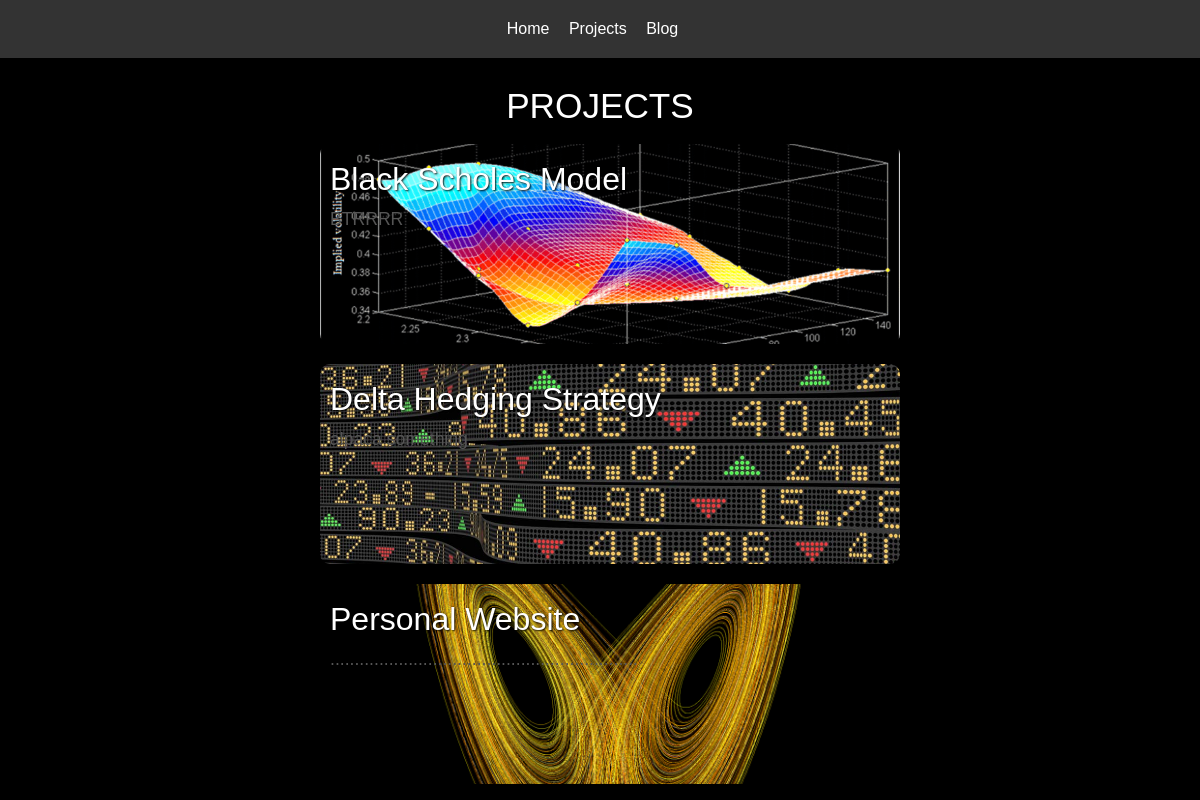
/projects/, run on the app's committed database.
### webapp/models.py (models this page shows, shortened)
class Project(models.Model):
    title = models.CharField(max_length=200)  # Title of the project
    description = models.TextField()  # Project description
    content = models.TextField(default='')  # Full project content
    created_at = models.DateTimeField(auto_now_add=True)  # Timestamp for when the project was created
    background_image = models.ImageField(upload_to='project_backgrounds/', blank=True, null=True)  # Background image
    def get_absolute_url(self):
        return f'/projects/{self.id}/'

### webapp/views.py (the view)
# urls.py: path('projects/', views.projects, name='projects'),
def projects(request):
    projects = Project.objects.all()  # Fetch all projects from the database
    context = {'projects': projects}
    return render(request, 'projects/projects.html', context)

### webapp/templates/projects/projects.html (shortened to what this page needs)
{% extends 'base.html' %}
{% load static %}
{% block content %}
<section class="projects-page">
    <div class="projects">
        <h1 class="project-title">PROJECTS</h1>
        <ul class="project-list">
            {% for project in projects %}
                <li class="project-item" style="background-image: url('{% if project.background_image %}{{ project.background_image.url }}{% endif %}');">
                    <h2><a href="{{ project.get_absolute_url }}">{{ project.title }}</a></h2>
                    <p>{{ project.description }}</p>
                </li>
            {% endfor %}
        </ul>
    </div>
</section>
{% endblock %}

### webapp/static/css/style.css (style rules this page uses)
body { font-family: 'Roboto', sans-serif; font-weight: 400; color: #333; line-height: 1.6; }
h1, h2, h3 { font-weight: 500; text-shadow: 1px 1px 2px rgba(0, 0, 0, 0.9); }
button, a, nav { font-weight: 500; }
* { margin: 0; padding: 0; box-sizing: border-box; }
html { height: 100%; }
body { background-color: rgb(0, 0, 0); font-family: 'Arial', sans-serif; color: #ffffff; display: flex; flex-direction: column; height: 100vh; width: 100vw; line-height: 1.6; margin: 0; height: 100%; }
a { color: #fff; text-decoration: none; }
.projects { display: flex; flex-direction: column; justify-content: center; align-items: center; padding: 20px; }
.project-list { display: grid; height: 100%; width: 50%; }
.project-item { position: relative; padding: 10px; margin: 10px; background-color: #8fa8f9; width: 100%; height: 200px; border-radius: 10px; background-size: cover; background-position: center; }
.projects ul { list-style: none; }
.projects h1 { font-size: 2.2rem; }
.projects ul li h2 { font-size: 2rem; position: relative; z-index: 1; }
.projects ul li p { font-size: 1.1rem; color: #555; position: relative; z-index: 1; }

### data on the page
Project: background_image (picture), title "Black Scholes Model", description "BTRRRR"
Project: background_image (picture), title "Delta Hedging Strategy", description "alpaca something"
Project: background_image (picture), title "Personal Website", description "..............................................................."
